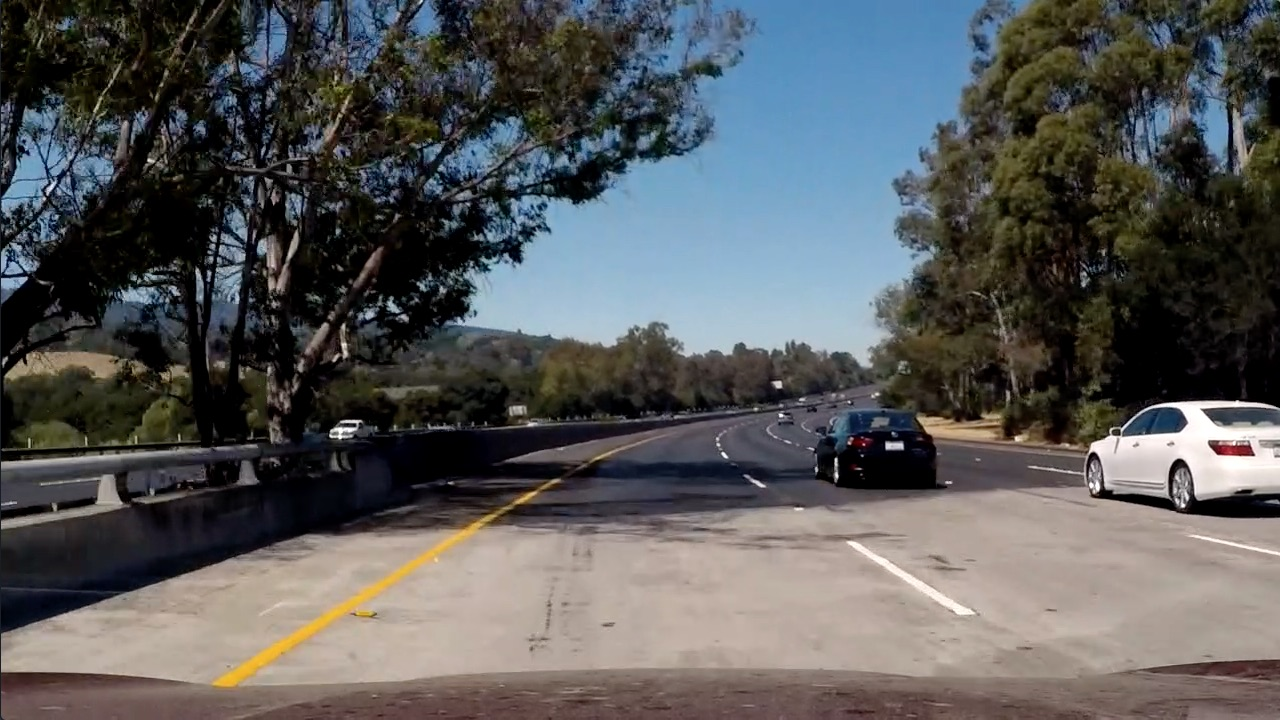
#> input picture CarND-Advanced-Lane-Lines/test_images/test5.jpg, 1280 x 720 px, found by its file name
$ python main.py   (older library calls are emulated)
#> lines starting #> are read from the running program, lines starting #| are printed output that depends on the picture; after the words box and inside, x2 and y2 are one past the last pixel; in counts of white or black regions, pixels touching at a corner belong together
import numpy as np
import cv2
import matplotlib.pyplot as plt
import matplotlib.image as mpimg
import glob


# Add all of the methods required
# First, fix the distortion
image5 = mpimg.imread('test5.jpg')
#> image5 is the input picture: shape (720, 1280, 3); mean R, G, B 88.5, 89.3, 89.8
#	Fn for collecting matrix of objp's and image points and calibrating
# [22 lines left out: functions get_img_pts_calib, undistort, not called in this run]


# Now define the methods for the 3 gradient threshold techniques
def abs_sobel_thresh(img, orient='x', s_kernel = 3, thresh=(0,255)):
    gray = cv2.cvtColor(img, cv2.COLOR_RGB2GRAY)
    if orient == 'x':
        abs_sobel = np.absolute(cv2.Sobel(gray, cv2.CV_64F, 1, 0, ksize = s_kernel))
    if orient == 'y':
        abs_sobel = np.absolute(cv2.Sobel(gray, cv2.CV_64F, 0, 1, ksize = s_kernel))
    scaled_sobel = np.uint8(255*abs_sobel/np.max(abs_sobel))
    sbinary = np.zeros_like(scaled_sobel)
    sbinary[(scaled_sobel > thresh[0]) & (scaled_sobel <= thresh[1])] = 1
    return sbinary

def mag_thresh(img, s_kernel= 3, thresh=(0, 255)):
    gray = cv2.cvtColor(img, cv2.COLOR_RGB2GRAY)
    sobelx = cv2.Sobel(gray, cv2.CV_64F, 1, 0, ksize = s_kernel)
    sobely = cv2.Sobel(gray, cv2.CV_64F, 0, 1, ksize = s_kernel)
    gradmag = np.sqrt(np.square(sobelx) + np.square(sobely))
    scale_factor = np.max(gradmag)/255
    gradmag = (gradmag/scale_factor).astype(np.uint8)
    binary_output = np.zeros_like(gradmag)
    binary_output[(gradmag >= thresh[0]) & (gradmag < thresh[1])] = 1
    return binary_output

def dir_thresh(img, s_kernel=3, thresh=(0, np.pi/2)):
    gray = cv2.cvtColor(img, cv2.COLOR_RGB2GRAY)
    abs_sobelx = np.absolute(cv2.Sobel(gray, cv2.CV_64F, 1, 0, ksize = s_kernel))
    abs_sobely = np.absolute(cv2.Sobel(gray, cv2.CV_64F, 0, 1, ksize = s_kernel))
    grad_dir = np.arctan2(abs_sobelx, abs_sobely)
    bin_mask = np.zeros_like(grad_dir)
    bin_mask[(grad_dir > thresh[0]) & (grad_dir < thresh[1])] = 1
    return bin_mask

# Now define a method for combining the three methods:
def combine_grad_thresh(img):
	#Run above methods with selected parameters for thresh & ksize
	gradx = abs_sobel_thresh(img, orient='x', s_kernel=3, thresh=(20, 100))
	grady = abs_sobel_thresh(img, orient='y', s_kernel=3, thresh=(5, 100))
	mag_binary = mag_thresh(img, s_kernel=5, thresh=(30, 100))
	dir_binary = dir_thresh(img, s_kernel=11, thresh=(0.7, 1.3))
	#make a combination of them...
	combined_sobel = np.zeros_like(dir_binary)
	combined_sobel[(gradx == 1) & (grady == 1) | ((mag_binary == 1) & ( dir_binary ==1)) ] = 1
	return combined_sobel

# Color thresholding, taking the saturation channel from the HLS color space
def hls_saturation(img, thresh=(90, 220)):
	hls = cv2.cvtColor(img, cv2.COLOR_RGB2HLS)
	s = hls[:,:,2]
	binary_s = np.zeros_like(s)
	binary_s[(s >= thresh[0]) & (s <= thresh[1])] = 1
	return binary_s


# Now, COMBINE color and grad!!!!
def combined(img):
	grd = combine_grad_thresh(img)
#> in combine_grad_thresh, `gradx = abs_sobel_thresh(img, orient='x', s_kernel=3, thresh=(20, 100))`:
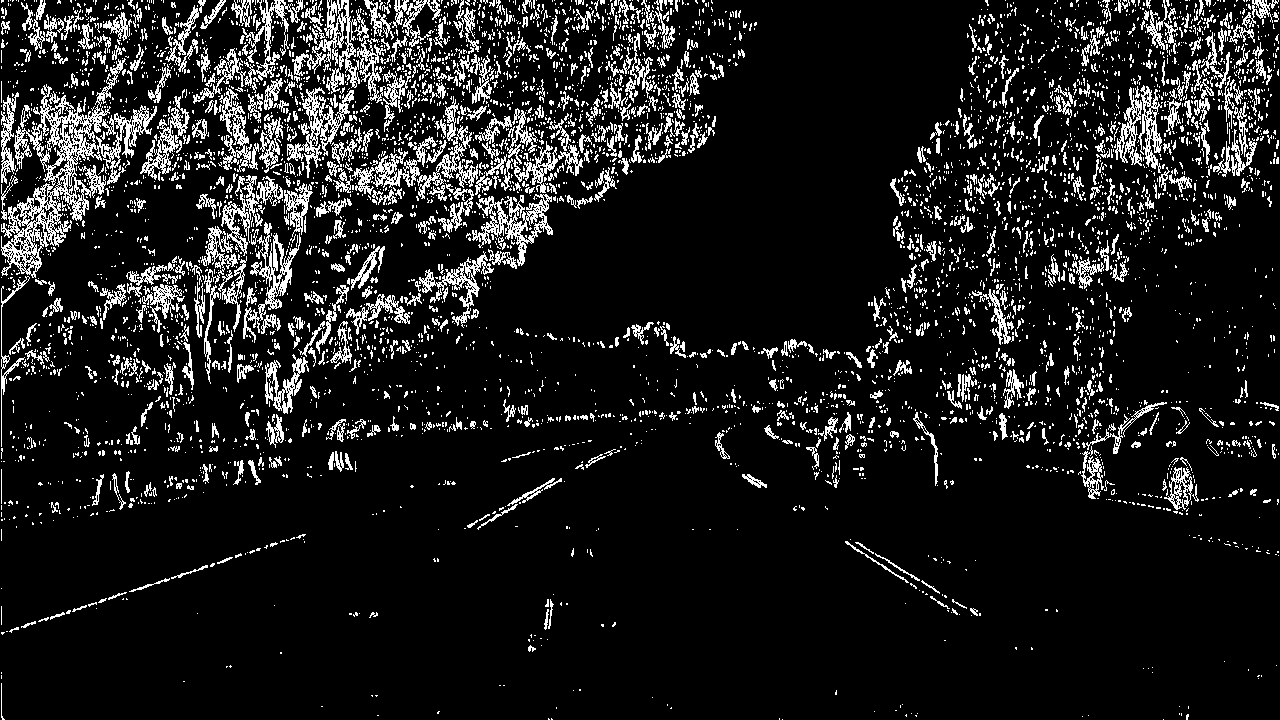
#> gradx: shape (720, 1280); values 0 (black) and 1 (white), 11.4% white in thin lines or dots
#> in mag_thresh, `gradmag = np.sqrt(np.square(sobelx) + np.square(sobely))`:
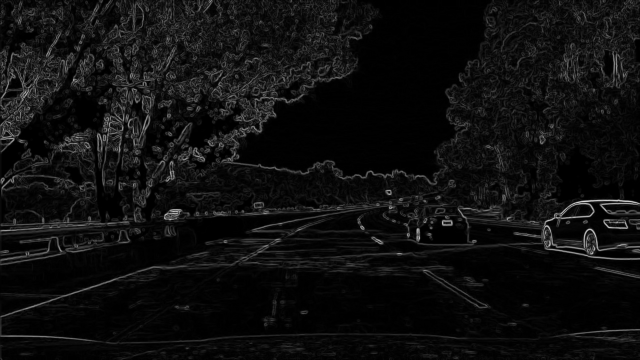
#> gradmag: shape (720, 1280) float64 (shown at 1/2 size); min 0, max 11848.1, mean 711.2; drawn with min black and max white
#> in mag_thresh, `scale_factor = np.max(gradmag)/255`: scale_factor = 46.46
	sat = hls_saturation(img)
	comb_bin = np.zeros_like(grd)
	comb_bin[(grd == 1) & (sat == 1)] = 1
	return comb_bin


# May not be necessary, but here is the method for plotting the output
def plotting(img):
	f, (ax1, ax2) = plt.subplots(1, 2, figsize=(24, 9))
	f.tight_layout()
	ax1.imshow(img)
	ax1.set_title('Original Image', fontsize=50)
	#NB for now this is just sobel combined, should be col AND sobel combined! FIXED
	combination = combined(img)
#> in hls_saturation, `s = hls[:,:,2]`:
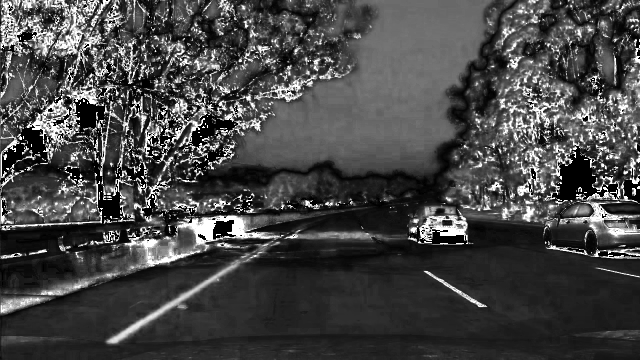
#> s: shape (720, 1280) (shown at 1/2 size); min 0, max 255, mean 70.1
	ax2.imshow(combination, cmap='gray')
	ax2.set_title('Thresholded Grad. Dir. Combined with Saturation(hls)s_', fontsize=50)
	plt.subplots_adjust(left=0., right=1, top=0.9, bottom=0.)


plotting(image5)
#> in plotting, `combination = combined(img)`:
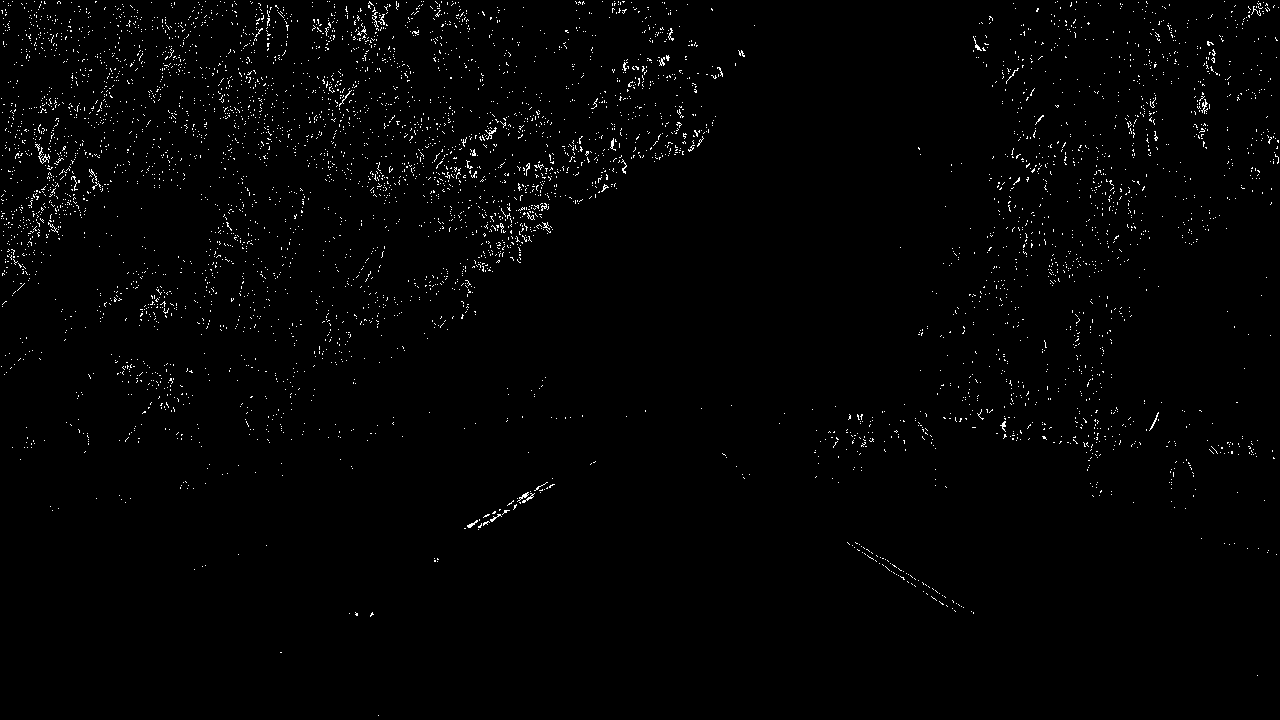
#> combination: shape (720, 1280) float64; values 0 (black) and 1 (white), 1.3% white in thin lines or dots


#	The image inputted should now be transformed to a top down view
# 		NB! to keep reviewing the src and dest points!!!
# [7 lines left out: function transform, not called in this run]

$ run again, with CarND-Advanced-Lane-Lines/test_images/test1.jpg copied over CarND-Advanced-Lane-Lines/test_images/test5.jpg
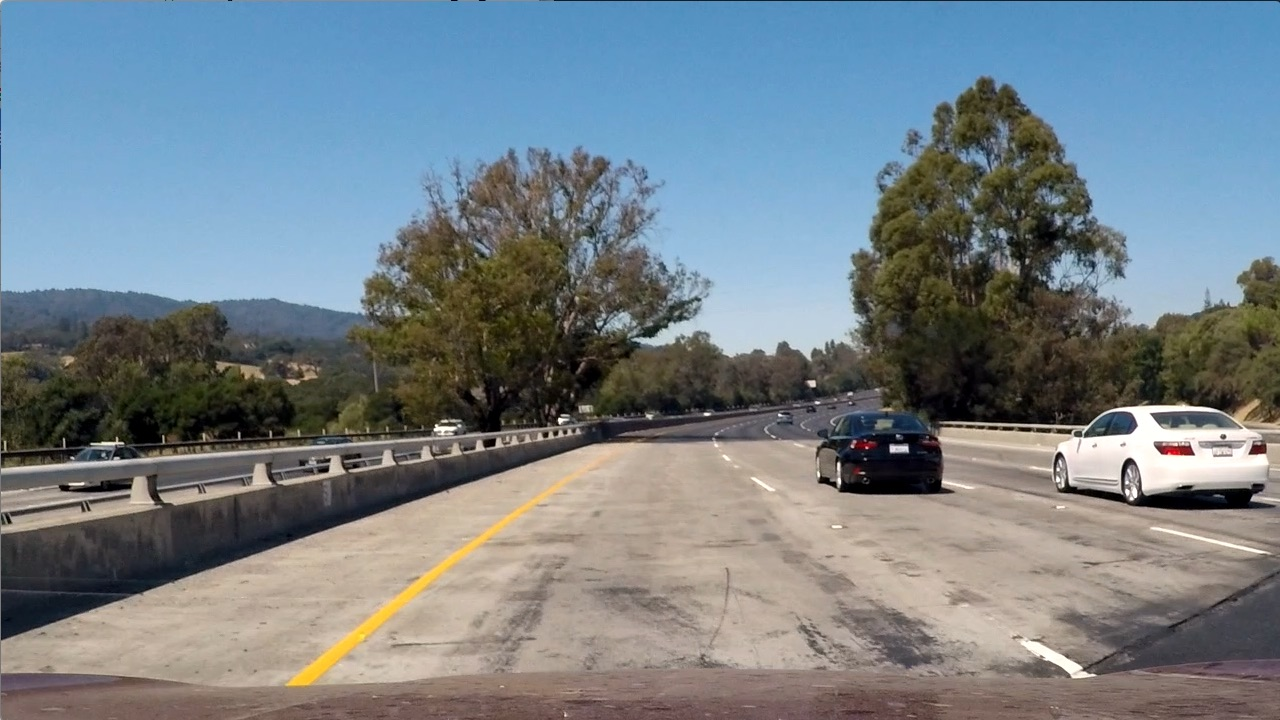
#> input picture CarND-Advanced-Lane-Lines/test_images/test1.jpg, 1280 x 720 px, found by its file name
#> image5 is the input picture: shape (720, 1280, 3); mean R, G, B 117.5, 128.7, 135.5
#> in combine_grad_thresh, `gradx = abs_sobel_thresh(img, orient='x', s_kernel=3, thresh=(20, 100))`:
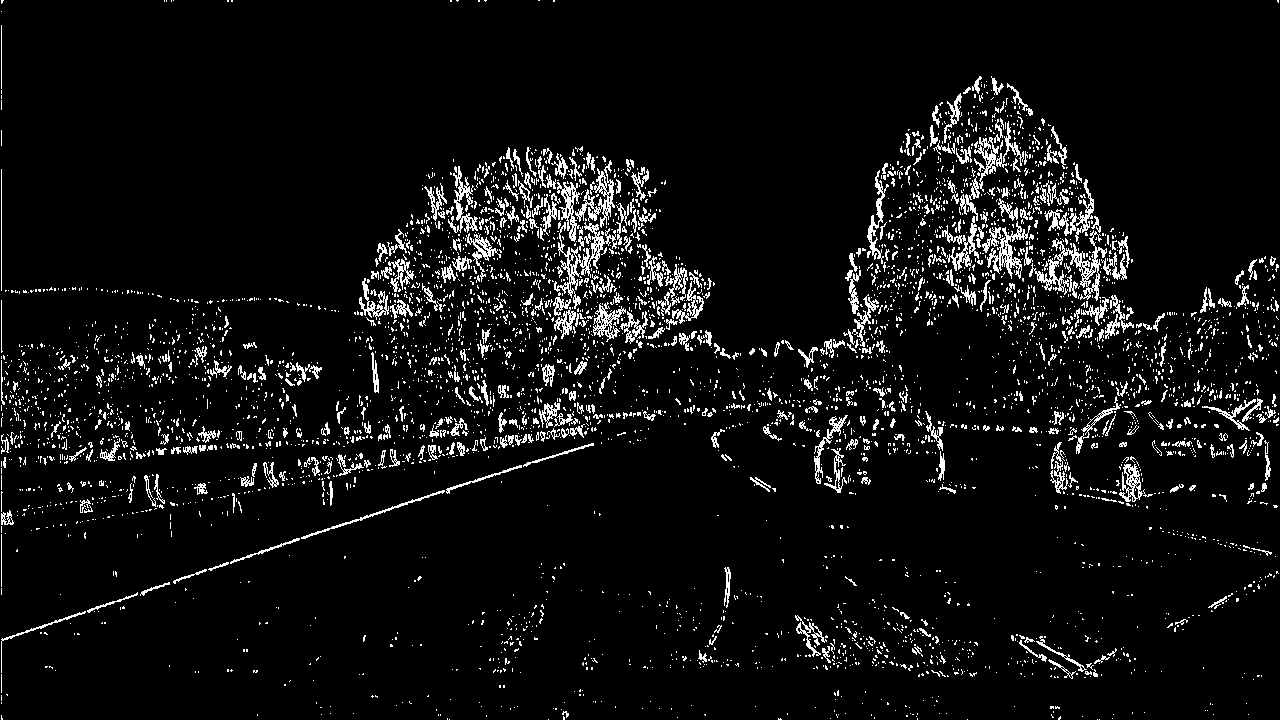
#> gradx: shape (720, 1280); values 0 (black) and 1 (white), 6.2% white in thin lines or dots
#> grady: shape (720, 1280); values 0 (black) and 1 (white), 31.6% white; 4370 white regions (3908 under 20 px), largest, box (x1, y1, x2, y2) and area: (0, 74, 1280, 719) 215142, (0, 592, 592, 699) 9247, (203, 679, 739, 719) 6998
#> scale_factor = 43.94
#> mag_binary: shape (720, 1280); values 0 (black) and 1 (white), 9.1% white in thin lines or dots
#> dir_binary: shape (720, 1280) float64; values 0 (black) and 1 (white), 27.3% white in thin lines or dots
#> grd: shape (720, 1280) float64; values 0 (black) and 1 (white), 5.2% white in thin lines or dots
#> hls: shape (720, 1280, 3); mean of channels 0, 1, 2 60.2, 126.7, 74.4
#> sat: shape (720, 1280); values 0 (black) and 1 (white), 37.5% white; 2223 white regions (1995 under 20 px), largest, box (x1, y1, x2, y2) and area: (0, 0, 1280, 336) 299840, (435, 239, 561, 375) 7228, (363, 298, 463, 429) 4061
#> in plotting, `combination = combined(img)`:
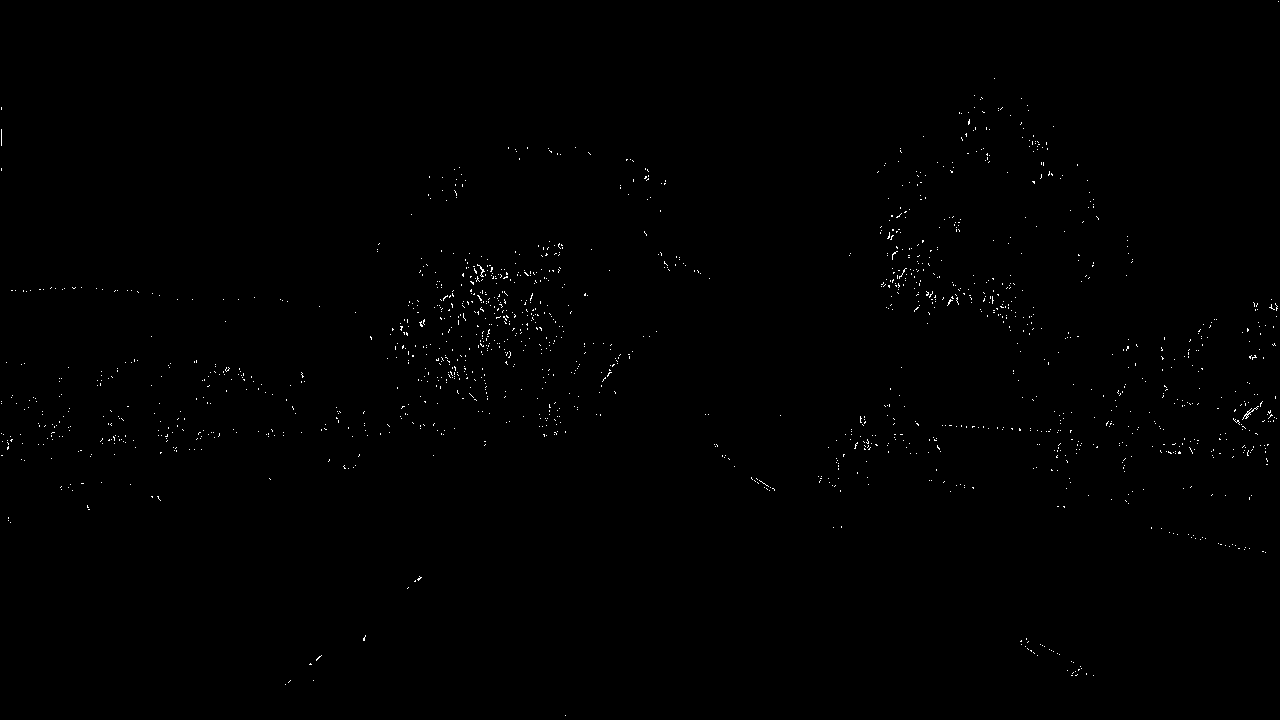
#> combination: shape (720, 1280) float64; values 0 (black) and 1 (white), 0.34% white in thin lines or dots
